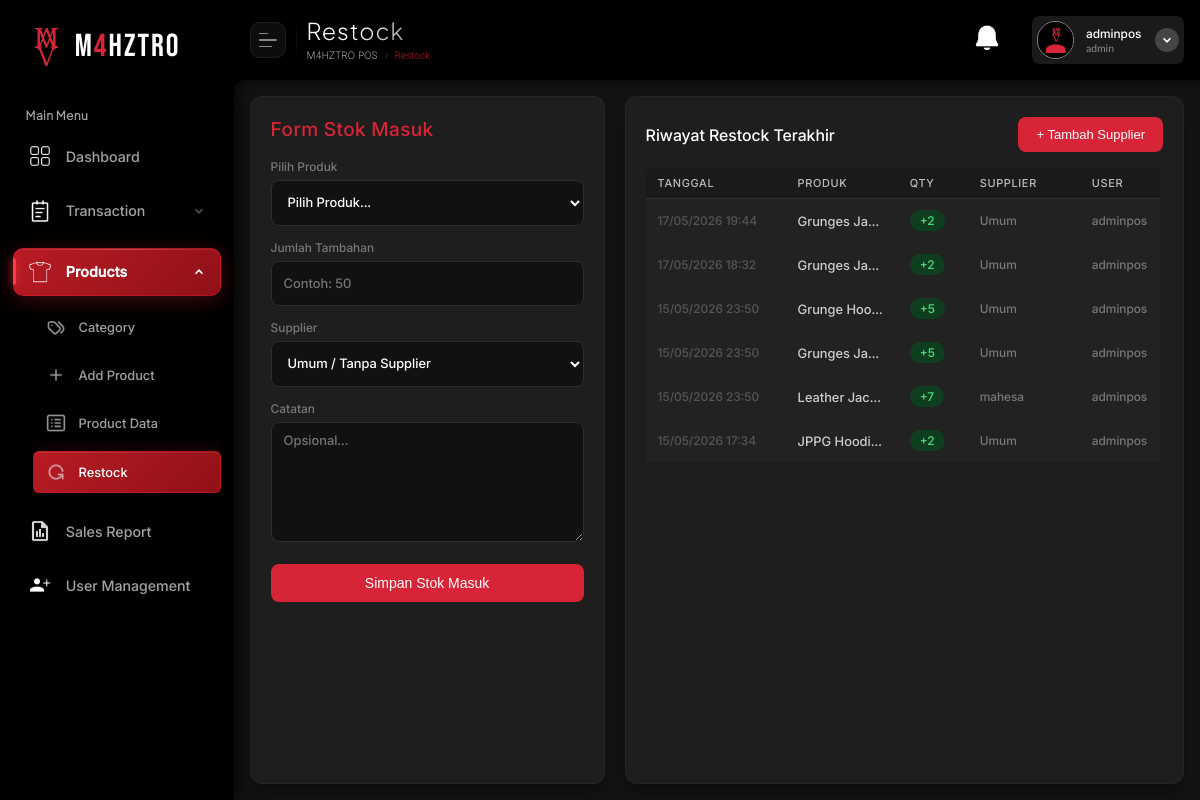
Screenshot of /Penjualan/index.php?page=restock (signed in) with the database file from the repository.
### tables this page shows
CREATE TABLE `users` (
  `id` int(11) NOT NULL,
  `username` varchar(50) DEFAULT NULL,
  `password` varchar(255) DEFAULT NULL,
  `role` enum('admin','kasir','owner') DEFAULT NULL,
  `qr_token` varchar(255) DEFAULT NULL,
  `is_active` tinyint(1) DEFAULT 1,
  `created_at` timestamp NOT NULL DEFAULT current_timestamp()
);

CREATE TABLE `restock` (
  `id` int(11) NOT NULL,
  `id_product` int(11) DEFAULT NULL,
  `jumlah` int(11) NOT NULL,
  `supplier_id` int(11) DEFAULT NULL,
  `catatan` text DEFAULT NULL,
  `user_id` int(11) NOT NULL,
  `created_at` datetime DEFAULT current_timestamp()
);

CREATE TABLE `products` (
  `id_product` int(11) NOT NULL,
  `nama_product` varchar(150) NOT NULL,
  `id_category` int(11) NOT NULL,
  `harga_beli` int(11) NOT NULL,
  `harga_jual` int(11) NOT NULL,
  `stok` int(11) NOT NULL,
  `barcode` varchar(50) NOT NULL,
  `created_at` timestamp NOT NULL DEFAULT current_timestamp(),
  `updated_at` timestamp NOT NULL DEFAULT current_timestamp() ON UPDATE current_timestamp(),
  `gambar` varchar(255) DEFAULT 'default.png'
);

CREATE TABLE `supplier` (
  `id` int(11) NOT NULL,
  `nama` varchar(100) NOT NULL,
  `kontak` varchar(100) DEFAULT NULL,
  `created_at` datetime DEFAULT current_timestamp()
);

### Penjualan/pages/restock.php (the view, shortened to what this page needs)
<?php
require_once 'config/database.php';
$search = isset($_GET['search']) ? trim($_GET['search']) : '';
$searchParam = "%$search%";
$stmt = $conn->prepare("
    SELECT r.id, r.jumlah, r.catatan, r.created_at,
           p.nama_product,
           s.nama AS nama_supplier,
           u.username
    FROM restock r
    JOIN products p ON r.id_product = p.id_product
    LEFT JOIN supplier s ON r.supplier_id = s.id
    JOIN users u ON r.user_id = u.id
    WHERE p.nama_product LIKE ? OR s.nama LIKE ? OR u.username LIKE ?
    ORDER BY r.created_at DESC
    LIMIT 50
");
$stmt->bind_param("sss", $searchParam, $searchParam, $searchParam);
$stmt->execute();
$riwayat = $stmt->get_result();
?>
<link rel="stylesheet" href="asset/css/pages.css?v=<?= time(); ?>">
<link rel="stylesheet" href="asset/css/restock.css?v=<?= time(); ?>">
<div class="grid">
    <div class="card-restock">
        <div class="card-title">Form Stok Masuk</div>
        <form method="POST" class="restock" id="restockForm">
            <label>Pilih Produk</label>
            <select name="produk_id" id="product-select" required>
                <option value="">Pilih Produk...</option>
            </select>
            <label>Jumlah Tambahan</label>
            <input type="number" name="jumlah" placeholder="Contoh: 50" min="1" required>
            <label>Supplier</label>
            <select name="supplier_id" id="supplier-select">
                <option value="">Umum / Tanpa Supplier</option>
            </select>
            <label>Catatan</label>
            <textarea name="catatan" placeholder="Opsional..."></textarea>
            <button type="submit" name="simpan" class="btn-save" id="submitBtn">Simpan Stok Masuk</button>
        </form>
    </div>
    <div class="card-restock">
        <div class="riwayat-header">
            <div class="riwayat-title">Riwayat Restock Terakhir</div>
            <button class="btn-red" onclick="document.getElementById('modalSupplier').classList.add('active')">+ Tambah Supplier</button>
        </div>
        <div class="table-wrapper">
            <table class="t-restock">
                <thead>
                    <tr>
                        <th style="width:140px">TANGGAL</th>
                        <th>PRODUK</th>
                        <th style="width:70px">QTY</th>
                        <th>SUPPLIER</th>
                        <th style="width:80px">USER</th>
                    </tr>
                </thead>
                <tbody>
                    <?php if ($riwayat->num_rows === 0): ?>
                        <tr style="position: relative;">
                            <td colspan="5" class="empty-state">Belum ada riwayat restock.</td>
                        </tr>
                    <?php else: ?>
                        <?php while ($r = $riwayat->fetch_assoc()): ?>
                            <tr>
                                <td style="font-size:12px;color:#555"><?= date('d/m/Y H:i', strtotime($r['created_at'])) ?></td>
                                <td class="prod-name"><?= htmlspecialchars($r['nama_product']) ?></td>
                                <td><span class="badge-qty">+<?= $r['jumlah'] ?></span></td>
                                <td style="color:#777;font-size:12px"><?= htmlspecialchars($r['nama_supplier'] ?? 'Umum') ?></td>
                                <td style="font-size:12px;color:#777"><?= htmlspecialchars($r['username']) ?></td>
                            </tr>
                        <?php endwhile; ?>
                    <?php endif; ?>
                </tbody>
            </table>
        </div>
    </div>
</div>

### Penjualan/layout/header.php (shortened to what this page needs)
<?php
require_once 'config/database.php';
    $username = $conn->query("SELECT username FROM users WHERE id = " . $_SESSION['id'])->fetch_assoc()['username'];
    $role = $conn->query("SELECT role FROM users WHERE id = " . $_SESSION['id'])->fetch_assoc()['role'];
    $current_page = isset($_GET['page']) ? $_GET['page'] : 'dashboard';
    $display_title = ucwords(str_replace('-', ' ', $current_page));
    $header_class = ($current_page === 'dashboard' || $current_page === 'owner-dashboard') ? '' : 'header-compact';
?>
<header class="header <?= $header_class; ?>">
   <div class="header-left">
  <button class="sidebar-toggle" id="toggleSidebar">
    <span></span>
    <span></span>
    <span></span>
  </button>
  <div class="title-group">
    <h1 class="page-name"><?= isset($title) ? $title : $display_title; ?></h1>
    <?php if ($current_page === 'dashboard' || $current_page === 'owner-dashboard'): ?>
      <p class="page-sub" id="current-date">Memuat tanggal...</p>
    <?php else: ?>
      <p class="page-sub">
        <span>M4HZTRO POS</span>
        <svg width="9" height="9" viewBox="0 0 24 24" fill="none" stroke="currentColor" stroke-width="2.5"><polyline points="9 18 15 12 9 6"/></svg>
        <span class="page-sub-active"><?= isset($title) ? $title : $display_title; ?></span>
      </p>
    <?php endif; ?>
  </div>
</div>
    <div class="header-right">
        <button class="notif-btn">
            <img src="asset/img/ntf2.png" alt="">
        </button>
        <div class="profile-container">
            <div class="user-info-card">
                <img src="asset/img/PP7.png" alt="Avatar" class="avatar">
                <div class="user-text">
                    <span class="user-name"><?= $username ?></span>
                    <span class="user-role"><?= $role ?></span>
                </div>
                <div class="dropdown-icon">
                    <svg width="14" height="14" viewBox="0 0 24 24" fill="none" stroke="currentColor" stroke-width="3">
                        <polyline points="6 9 12 15 18 9"></polyline>
                    </svg>
                </div>
            </div>
        </div>
    </div>
</header>

### Penjualan/asset/css/style.css (style rules this page uses)
:root { --bg-sidebar: #000; --text-primary: #ffffff; --text-secondary: #a1a1a1; --accent-red: #d72437; --hover-bg: rgba(255, 255, 255, 0.05); --sidebar-width: 260px; --bg-black: #000000; --text-white: #ffffff; --text-gray: #a1a1a1; --accent-blue: #007bff; --sidebar-width: 260px; --sidebar-collapsed-width: 80px; }
* { box-sizing: border-box; margin: 0; padding: 0; scroll-behavior: smooth; }
* { scrollbar-width: thin; scrollbar-color: #444343e8 transparent; }
.header { display: flex; align-items: center; justify-content: space-between; color: var(--text-white); padding: 0.1rem 1rem; height: 78px; background-color: var(--bg-sidebar); box-shadow: 1px 5px 9px 0px rgba(0, 0, 0, 0.4); -webkit-box-shadow: 1px 5px 9px 0px rgba(0, 0, 0, 0.4); -moz-box-shadow: 1px 5px 9px 0px rgba(0, 0, 0, 0.4); z-index: 999; }
.header-left { display: flex; align-items: center; gap: 14px; }
.sidebar-toggle { display: flex; flex-direction: column; justify-content: center; gap: 5px; width: 36px; height: 36px; background: rgba(255, 255, 255, 0.05); border: 1px solid rgba(255, 255, 255, 0.08); border-radius: 10px; padding: 9px 8px; cursor: pointer; flex-shrink: 0; transition: background 0.2s, border-color 0.2s; }
.sidebar-toggle span { display: block; height: 1.5px; background: rgba(255, 255, 255, 0.5); border-radius: 2px; transition: width 0.3s ease, background 0.2s; }
.sidebar-toggle span:nth-child(1) { width: 55%; }
.sidebar-toggle span:nth-child(2) { width: 100%; }
.sidebar-toggle span:nth-child(3) { width: 75%; }
.title-group { display: flex; flex-direction: column; gap: 2px; }
.page-name { font-family: "Plus Jakarta Sans", sans-serif; font-size: 17px; font-weight: 800; letter-spacing: -0.5px; line-height: 1; background: linear-gradient( 135deg, #ffffff 40%, rgba(255, 255, 255, 0.55) 100% ); -webkit-background-clip: text; -webkit-text-fill-color: transparent; background-clip: text; margin: 0; }
.page-sub { display: flex; align-items: center; gap: 4px; font-family: "DM Mono", monospace; font-size: 10px; color: rgba(255, 255, 255, 0.28); letter-spacing: 0.3px; line-height: 1; margin: 0; }
.page-sub svg { opacity: 0.35; flex-shrink: 0; }
.page-sub-active { color: rgba(217, 32, 42, 0.75); }
.title-group h1 { font-size: 1.7rem; font-weight: 500; letter-spacing: 1px; font-family: "Jakarta", sans-serif; }
.title-group p { font-size: 0.77rem; color: var(--text-gray); margin-top: 0.4rem; font-weight: 700; font-family: "Inter-thin", sans-serif; }
.header-right { display: flex; align-items: center; gap: 25px; }
.notif-btn { background: none; border: none; color: var(--text-white); cursor: pointer; position: relative; padding: 5px; }
.notif-btn img { width: 2rem; }
.avatar { width: 2.59rem; height: 2.59rem; border-radius: 50%; object-fit: cover; border: 1.5px solid #8a8686; }
.user-text { display: flex; flex-direction: column; margin-left: 0.1rem; margin-right: 0.24rem; }
.user-name { font-size: 0.8rem; font-weight: 500; margin-bottom: 0.1rem; font-family: "Inter", sans-serif; color: var(--text-white); }
.user-role { font-size: 0.7rem; color: #928e8e; font-family: "Lato", sans-serif; }
.dropdown-icon { background-color: #444; color: white; width: 24px; height: 24px; border-radius: 50%; display: flex; align-items: center; justify-content: center; }
.profile-container { position: relative; }
.user-info-card { cursor: pointer; display: flex; align-items: center; gap: 10px; padding: 0.31rem 0.64rem; border-radius: 8px; transition: all 0.3s ease; background: #1a1a1a; }
.header.header-compact { height: 10vh; transition: all 0.3s ease; }
.header-compact .header-left { gap: 10px; }
.header-compact h1 { font-size: 1.45rem; }
.header-compact .page-sub { font-size: 0.61rem; }
.header-compact .avatar { width: 2.35rem; height: 2.35rem; }
.header-compact .user-name { font-size: 0.75rem; }
.header-compact .user-role { font-size: 0.65rem; }
.header-compact .user-info-card { padding: 0.35rem 0.3rem; }
.header-compact .notif-btn img { width: 1.88rem; }

### Penjualan/asset/css/pages.css (style rules this page uses)
:root { --bg-item: #1f1e1e; --border-item: #353434; --radius: 12px; --btn-bg: #d72437; }

### Penjualan/index.php (style rules this page uses)
body { margin: 0; display: flex; height: 100vh; overflow: hidden; background-color: #000000; }

### rows the page displays
users: username "adminpos", role "admin"
restock: created_at "17/05/2026 19:44", id_product.nama_product "Grunges Ja…", jumlah "2", nama_supplier "Umum", user.username "adminpos"
restock: created_at "17/05/2026 18:32", id_product.nama_product "Grunges Ja…", jumlah "2", nama_supplier "Umum", user.username "adminpos"
restock: created_at "15/05/2026 23:50", id_product.nama_product "Grunge Hoo…", jumlah "5", nama_supplier "Umum", user.username "adminpos"
restock: created_at "15/05/2026 23:50", id_product.nama_product "Grunges Ja…", jumlah "5", nama_supplier "Umum", user.username "adminpos"
restock: created_at "15/05/2026 23:50", id_product.nama_product "Leather Jac…", jumlah "7", supplier.nama "mahesa", user.username "adminpos"
restock: created_at "15/05/2026 17:34", id_product.nama_product "JPPG Hoodi…", jumlah "2", nama_supplier "Umum", user.username "adminpos"

### other values shown
$display_title "Restock"
